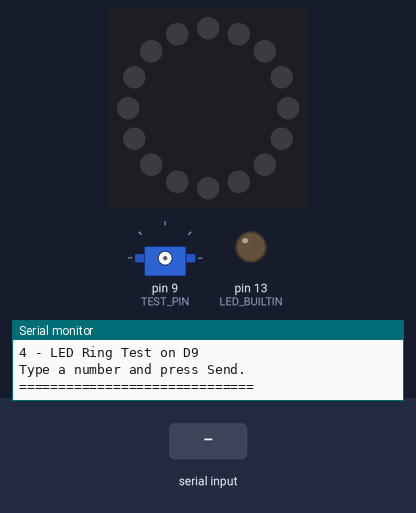
A sketch run on a simulated Arduino Nano, built with avr-gcc and run on an emulated ATmega328P. On the bench: 16 RGB LEDs in a ring, first at the top, clockwise, servo, output pins drawn as LEDs (lit = HIGH), the last lines printed to the serial monitor. Inputs (shaded band) come from the test bench. Dim RGB values are drawn brighter than linear.

Above: at 1.5 s.
1.6 s: "4\n" received over Serial
At 2.0 s:
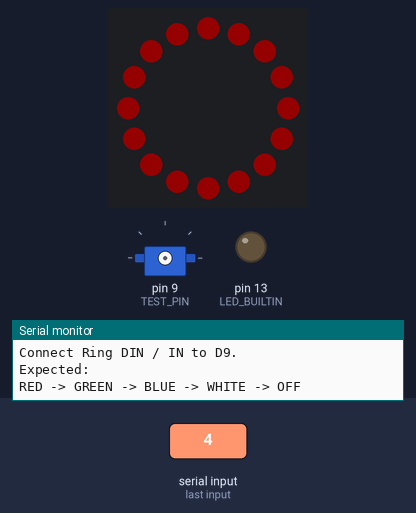
4.6 s: byte 50 ('2') received over Serial
7.6 s: byte 51 ('3') received over Serial
At 9.7 s:
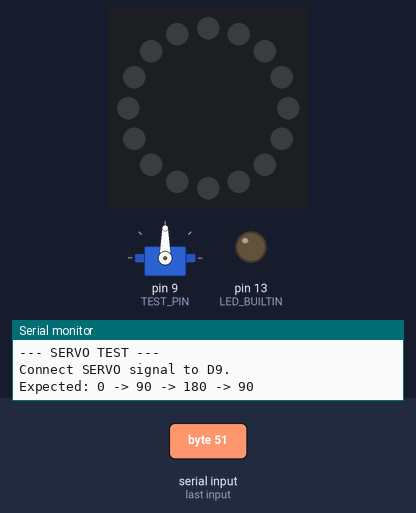
10.6 s: "2\n" received over Serial
13.6 s: byte 52 ('4') received over Serial
At 17.0 s:
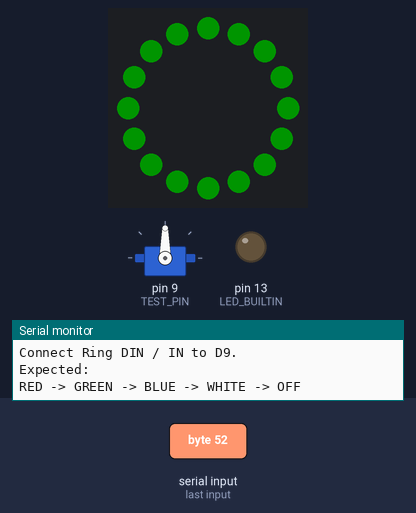
Timing chart, 0 to 18.5 s (numbered marks = the images above; inputs shaded):
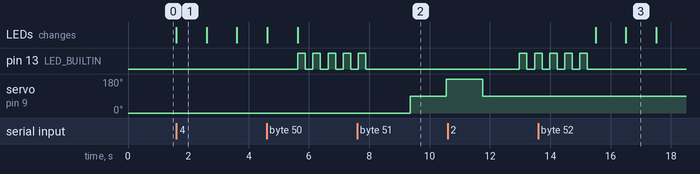

Measured:
- after the input at 1.6 s, the LEDs: change at once (image 1)
- after the input at 4.6 s, pin 13 (LED_BUILTIN): alternates HIGH for 0.25 s and LOW for 0.25 s, starting after 1.0 s
- after the input at 7.6 s, servo on pin 9 (TEST_PIN): 0° → 90° after 1.8 s, → 180° 1.2 s later
- after the input at 10.6 s, pin 13 (LED_BUILTIN): LOW → HIGH after 2.4 s, → LOW 0.25 s later, → HIGH 0.25 s later
- after the input at 13.6 s, the LEDs: first change after 1.9 s (image 3 shows a later state)
- what the display in image 1 shows lasts 1.0 s, from 1.6 s to 2.6 s

The sketch:

Breadboard-Kit-Test-Code.ino
```cpp
#include <Servo.h>
#include <Adafruit_NeoPixel.h>

#define TEST_PIN 9
#define LED_COUNT 16

Servo testServo;

Adafruit_NeoPixel ring(
  LED_COUNT,
  TEST_PIN,
  NEO_GRB + NEO_KHZ800
);


// =====================================
// MENU
// =====================================

void printMenu() {
  Serial.println();
  Serial.println("==============================");
  Serial.println("     BREADBOARD KIT TEST");
  Serial.println("==============================");
  Serial.println("1 - Basic Nano Test");
  Serial.println("2 - Onboard LED Test");
  Serial.println("3 - Servo Test on D9");
  Serial.println("4 - LED Ring Test on D9");
  Serial.println();
  Serial.println("Type a number and press Send.");
  Serial.println("==============================");
}


// =====================================
// NANO TEST
// =====================================

void testNano() {

  bool pass = true;

  Serial.println();
  Serial.println("--- BASIC NANO TEST ---");

  Serial.println("[PASS] Program running");
  Serial.println("[PASS] USB Serial working");

  unsigned long start = micros();
  delay(100);
  unsigned long elapsed = micros() - start;

  Serial.print("Timer: ");
  Serial.print(elapsed);
  Serial.println(" us");

  if (elapsed > 90000 && elapsed < 110000) {
    Serial.println("[PASS] Timer");
  } else {
    Serial.println("[FAIL] Timer");
    pass = false;
  }

  int adc = analogRead(A0);

  Serial.print("ADC reading: ");
  Serial.println(adc);

  if (adc >= 0) {
    Serial.println("[PASS] ADC");
  } else {
    Serial.println("[FAIL] ADC");
    pass = false;
  }

  Serial.println();
  Serial.println("==============================");

  if (pass) {
    Serial.println("***** NANO PASS *****");
  } else {
    Serial.println("!!!!! NANO FAIL !!!!!");
  }

  Serial.println("==============================");
}


// =====================================
// ONBOARD LED
// =====================================

void testNanoLED() {

  Serial.println();
  Serial.println("--- ONBOARD LED TEST ---");

  pinMode(LED_BUILTIN, OUTPUT);

  for (int i = 0; i < 5; i++) {
    digitalWrite(LED_BUILTIN, HIGH);
    delay(250);

    digitalWrite(LED_BUILTIN, LOW);
    delay(250);
  }

  Serial.println("PASS if LED blinked 5 times.");
}


// =====================================
// SERVO
// =====================================

void testServoMotor() {

  Serial.println();
  Serial.println("--- SERVO TEST ---");
  Serial.println("Connect SERVO signal to D9.");
  Serial.println("Expected: 0 -> 90 -> 180 -> 90");

  testServo.attach(TEST_PIN);

  testServo.write(0);
  delay(1200);

  testServo.write(90);
  delay(1200);

  testServo.write(180);
  delay(1200);

  testServo.write(90);
  delay(1200);

  testServo.detach();

  Serial.println();
  Serial.println("PASS if servo moved through all positions.");
}


// =====================================
// LED RING
// =====================================

void setAll(uint32_t color) {

  for (int i = 0; i < LED_COUNT; i++) {
    ring.setPixelColor(i, color);
  }

  ring.show();
}


void testRing() {

  Serial.println();
  Serial.println("--- LED RING TEST ---");
  Serial.println("Connect Ring DIN / IN to D9.");
  Serial.println("Expected:");
  Serial.println("RED -> GREEN -> BLUE -> WHITE -> OFF");

  ring.begin();

  // Low brightness for quick testing
  ring.setBrightness(20);

  ring.clear();
  ring.show();

  setAll(ring.Color(255, 0, 0));
  delay(1000);

  setAll(ring.Color(0, 255, 0));
  delay(1000);

  setAll(ring.Color(0, 0, 255));
  delay(1000);

  setAll(ring.Color(255, 255, 255));
  delay(1000);

  ring.clear();
  ring.show();

  Serial.println();
  Serial.println("PASS if all LEDs changed color.");
}


// =====================================
// SETUP
// =====================================

void setup() {

  Serial.begin(115200);

  pinMode(LED_BUILTIN, OUTPUT);

  unsigned long start = millis();

  while (!Serial && millis() - start < 10000) {
    delay(10);
  }

  delay(300);

  Serial.println();
  Serial.println("Arduino Nano 33 BLE Breadboard Tester");
  Serial.println("READY");

  printMenu();
}


// =====================================
// LOOP
// =====================================

void loop() {

  if (Serial.available()) {

    char command = Serial.read();

    if (command == '\n' || command == '\r') {
      return;
    }

    switch (command) {

      case '1':
        testNano();
        break;

      case '2':
        testNanoLED();
        break;

      case '3':
        testServoMotor();
        break;

      case '4':
        testRing();
        break;

      default:
        Serial.println("Unknown option.");
        break;
    }

    printMenu();
  }
}
```
